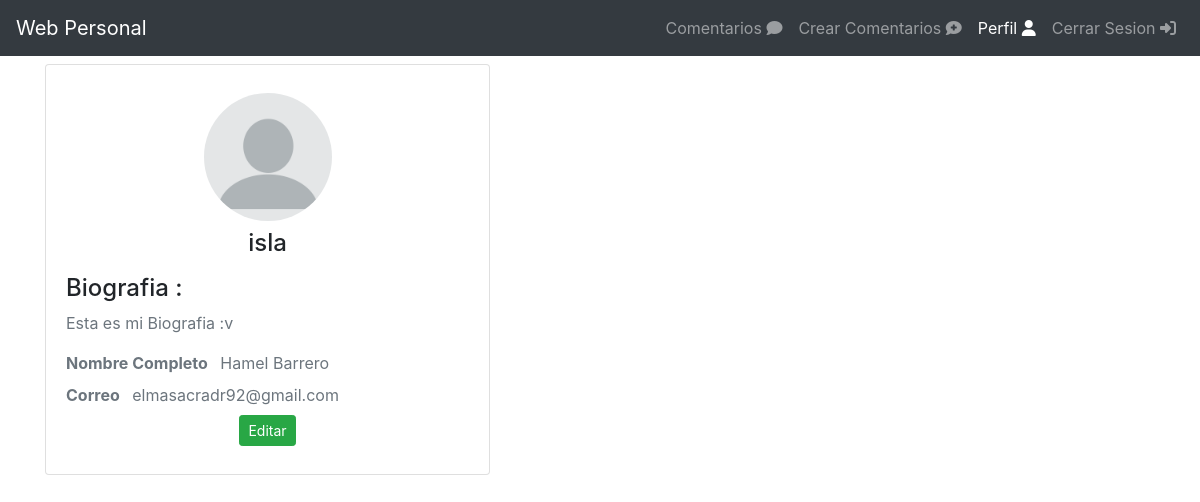
/perfil/ (signed in), run on an earlier commit of the app's database.
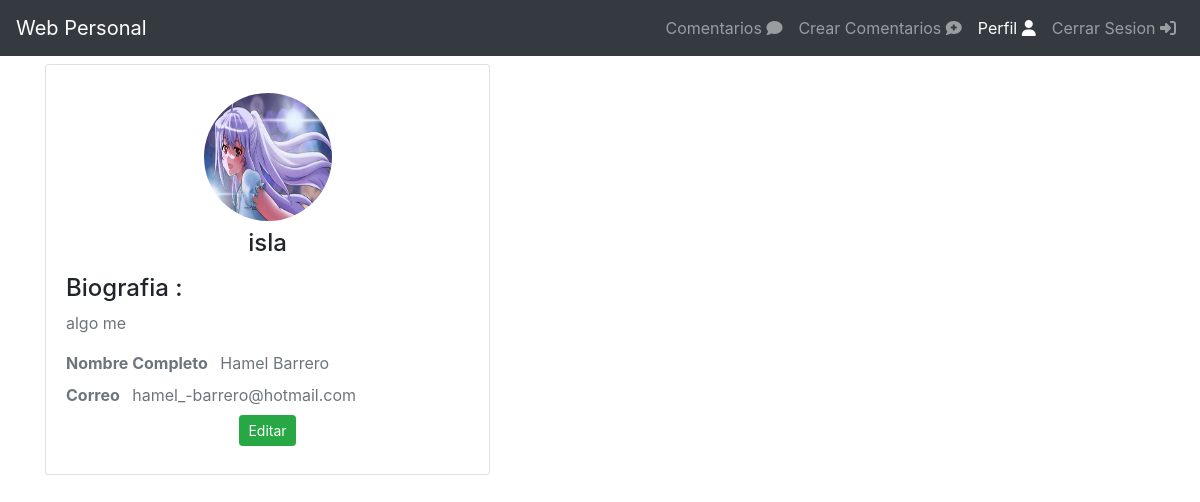
And on a later commit of the database.
### profiles/models.py (models this page shows, shortened)
class Profile(models.Model):
    user = models.OneToOneField(User, on_delete=models.CASCADE)
    avatar = models.ImageField(default='avatar.png', upload_to='profiles/')
    biography = models.TextField(default='Esta es mi Biografia :v')
    created_at = models.DateTimeField(auto_now_add=True)

### users/models.py (models this page shows, shortened)
class User(AbstractUser):
    phone = models.CharField(max_length=14)

### profiles/views.py (the view)
# urls.py: path('', views.profile_view, name='profil'),
@login_required(login_url='users:login')
def profile_view(request):
    template_name = 'profiles/profil.html'
    user = request.user
    profile = Profile.objects.filter(user=user).first()
    return render(request, template_name, {
        'profile': profile,
    })

### profiles/templates/profiles/profil.html
{% extends 'base.html' %}
{% block content %}
<div class="row mt-2">
    <div class="col-sm-12 col-md-5">
        <div class="card text-center">
            <div class="card-body">
                {% if profile.avatar %}
                    <img src="{{ profile.avatar.url }}" alt="Imagen de perfil" class="rounded-circle img-responsive mt-2" width="128" height="128">
                {% endif %}
                <h4 class="mb-0 mt-2">{{ profile.user.username }}</h4>
                <div class="text-left mt-3">
                    {% if profile.biography %}
                        <h4>Biografia :</h4>
                        <div class="text-muted mb-3">
                            {{ profile.biography }}
                        </div>
                    {% endif %}
                    {% if profile.user.first_name and profile.user.last_name %}
                        <p class="text-muted mb-2 font-13">
                            <strong>Nombre Completo</strong>
                            <span class="ml-2">{{ profile.user.first_name}} {{ profile.user.last_name }}</span>
                        </p>
                    {% endif %}
                    {% if profile.user.email %}
                        <p class="text-muted mb-2 font-13">
                            <strong>Correo</strong>
                            <span class="ml-2">{{ profile.user.email }}</span>
                        </p>
                    {% endif %}
                </div>
                <a href="{% url 'profiles:edit' profile.id %}" class="btn btn-success btn-sm mb-2">Editar</a>
            </div>
        </div>
    </div>
    <div class="col-sm-12 col-md-7">
    </div>
</div>
{% endblock %}

### templates/base.html (shortened to what this page needs)
<!doctype html>
<html lang="en">
<head>
    <link rel="stylesheet" href="https://stackpath.bootstrapcdn.com/bootstrap/4.5.0/css/bootstrap.min.css"
>
    <link rel="stylesheet" href="https://cdnjs.cloudflare.com/ajax/libs/Chart.js/2.9.3/Chart.min.css">
</head>
<body>
    {% include 'menu.html' %}
    <div class="container">
        {% block content %}
        {% endblock %}
    </div>
</body>
</html>

### templates/menu.html (shortened to what this page needs)
{% url 'users:logout' as logout %}
{% url 'commentaries:commentarie' as commentarie %}
{% url 'commentaries:add_commentarie' as add_commentarie %}
{% url 'profiles:profil' as profil %}
<nav class="navbar navbar-expand-lg navbar-dark bg-dark">
    <a class="navbar-brand" href="#">Web Personal</a>
    <div class="collapse navbar-collapse" id="navbarSupportedContent">
        <ul class="navbar-nav ml-auto">
            <li class="nav-item {% if request.path == commentarie %}active{% endif %}">
                <a class="nav-link" href="{{ commentarie }}">
                    Comentarios
                    <span><i class="fas fa-comment"></i></span>
                </a>
            </li>
            <li class="nav-item {% if request.path == add_commentarie %}active{% endif %}">
                <a class="nav-link" href="{{ add_commentarie }}">
                    Crear Comentarios
                    <span><i class="fas fa-comment-medical"></i></span>
                </a>
            </li>
            <li class="nav-item {% if request.path == profil %}active{% endif %}">
                <a class="nav-link" href="{{ profil }}">
                    Perfil
                    <span><i class="fas fa-user"></i></span>
                </a>
            </li>
            <li class="nav-item">
                <a class="nav-link" href="{{ logout }}">
                    Cerrar Sesion
                    <span><i class="fas fa-sign-in-alt"></i></span>
                </a>
            </li>
        </ul>
    </div>
</nav>

What changed in the data, as far as the page shows it:
changed Profile "isla": avatar: picture added in place of a placeholder; biography "Esta es mi Biografia :v" → "algo me"; user.email "elmasacradr92@gmail.com" → "hamel_-barrero@hotmail.com"
